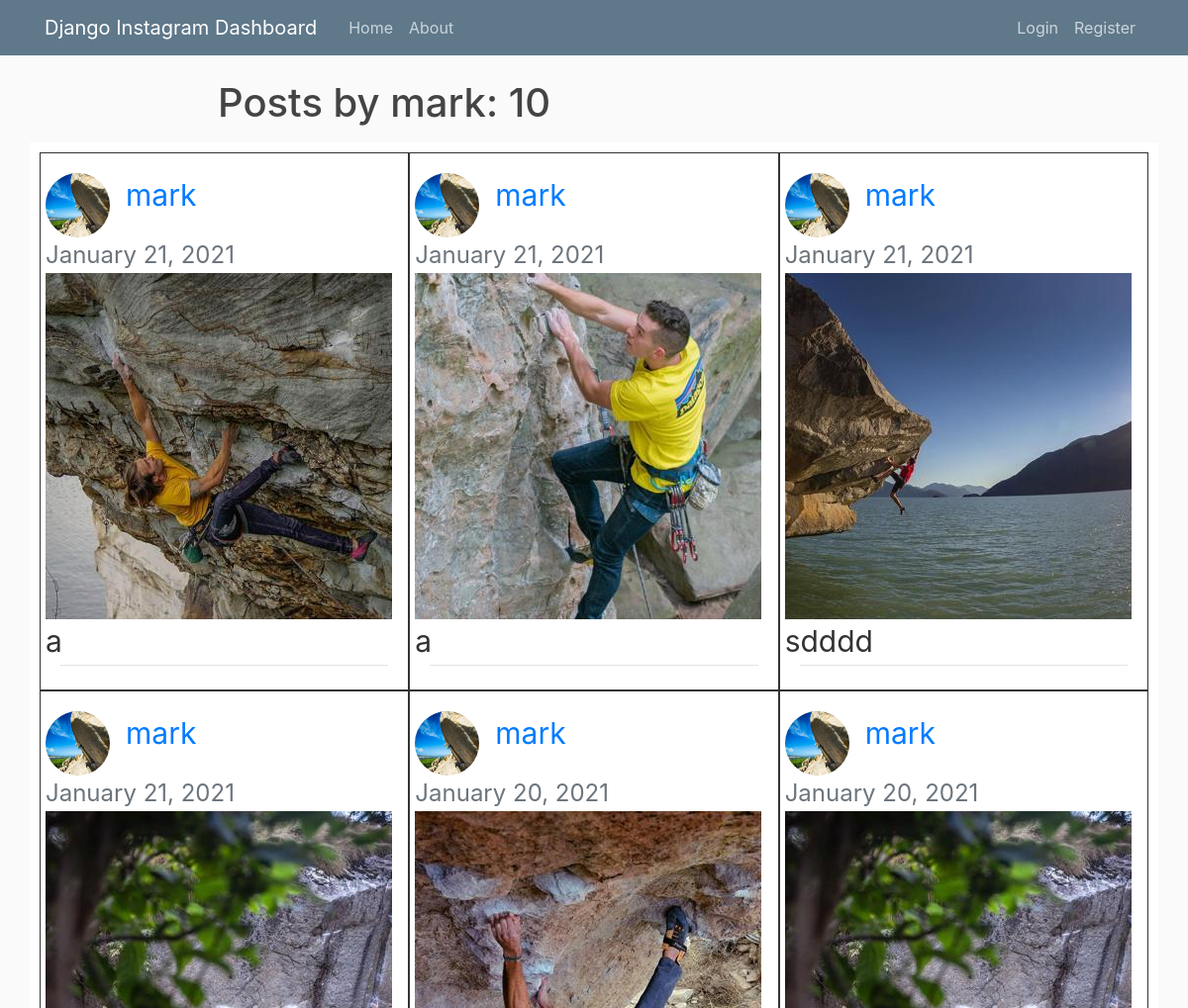
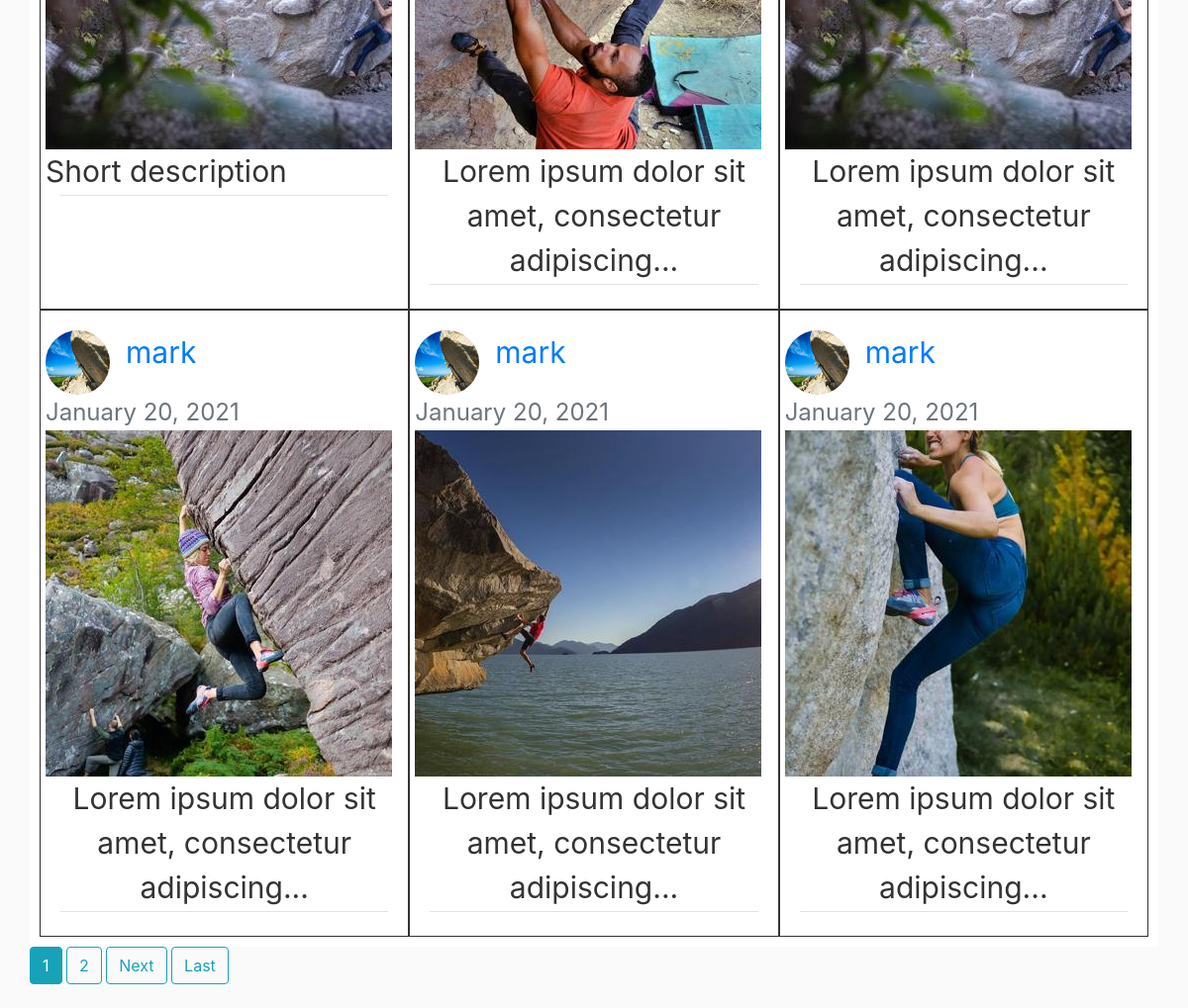
Page /user/mark on the committed database (2 pictures, top to bottom).
### blog/models.py (models this page shows, shortened)
class Post(models.Model):
    title = models.CharField(("Title"), max_length=50)
    image = models.ImageField(default='default.jpg', verbose_name='Image: JPEG, GIF, or PNG', upload_to='images')
    small_image = models.FileField(default='default.jpg')
    content = models.TextField(max_length=2200)
    date_added = models.DateTimeField(default=timezone.now)
    author = models.ForeignKey(User, on_delete=models.CASCADE)
    scheduled_date = models.DateTimeField(default=timezone.now)
    updated = models.BooleanField(default=False)
    hashtags = models.TextField(default='#hashtag', verbose_name='Hashtags: must be separated by a space',
                                validators=[RegexValidator(
                                    regex=r'^#\w+(?: #\w+)*$',
                                    message='Hashtag format invalid',
                                    code='invalid_hashtags')]
                                    )
    handles = models.TextField(default=User, verbose_name='Handles',
                              validators=[RegexValidator(
                                  regex=r'^([a-zA-Z0-9_][a-zA-Z0-9_.])*$',
                                  message='Handle(s) format invalid',
                                  code='invalid_hashtags')]
                                  )
    permission = models.BooleanField(default=False, verbose_name='By checking this box you are giving us permission you use this content')

### users/models.py (models this page shows, shortened)
class Profile(models.Model):
    user = models.OneToOneField(User, on_delete=models.CASCADE)
    image = models.ImageField(default='profile_pics/default.jpg', upload_to='profile_pics')
    handle = models.CharField(max_length=30, default='Enter your Instagram Handle here', verbose_name='Handles',
                              validators=[RegexValidator(
                                  regex=r'^([a-zA-Z0-9_][a-zA-Z0-9_.])*$',
                                  message='Handle format invalid',
                                  code='invalid_handle')]
                                  )

### blog/views.py (the view)
# urls.py: path('user/<str:username>', UserPostListView.as_view(), name='user-posts'),
class UserPostListView(ListView):
    model = Post
    template_name = 'blog/user_posts.html'
    context_object_name = 'posts'
    paginate_by = 9
    def get_queryset(self):
        user = get_object_or_404(User, username=self.kwargs.get('username'))
        return Post.objects.filter(author=user).order_by('-date_added')
    def get_context_data(self, **kwargs):
        content_length_int = 50
        content_length = ":"+str(content_length_int)
        kwargs['content_length'] = content_length
        kwargs['content_length_int'] = content_length_int
        print(kwargs)
        return super().get_context_data(**kwargs)

### blog/templates/blog/user_posts.html (shortened to what this page needs)
{% extends 'blog/base.html' %}
{% load static %}
{% block content %}
<link rel="stylesheet" type="text/css" href="{% static 'blog/home.css' %}">
    <h1 class="mb-3">Posts by {{ view.kwargs.username }}: {{ page_obj.paginator.count }}</h1>
    <div class="grid-container">
    {% for post in posts %}
        <div class="grid-item">
            <div class="article-metadata">
                <div class="column">
                    <div class="row"><img class="rounded-circle article-img" src="{{post.author.profile.image.url}}"><a class="mr-2"href="{% url 'user-posts' post.author.username %}">{{ post.author }}</a></div>
                    <div class="row"><small class="text-muted">{{ post.date_added|date:"F d, Y" }}</small></div>
                    <div class="row"><a href="{% url 'post-detail' post.id %}"><img class="img" src="{{post.small_image.url}}" ></a></div>
                    <div class="row">{{ post.content|make_list|slice:content_length|join:'' }}{% if post.content|length > content_length_int %}...{% endif %}</div>
                </div>
            </div>
        </div>
    {% endfor %}
</div>
    <div align="center">
    {% if is_paginated %}
        {% for num in page_obj.paginator.page_range %}
            {% if page_obj.number == num %}
                <a class="btn btn-info mb-4" href="?page={{ num }}">{{ num }}</a>
            {% elif num > page_obj.number|add:'-3' and num < page_obj.number|add:'3' %}
                <a class="btn btn-outline-info mb-4" href="?page={{ num }}">{{ num }}</a>
            {% endif %}
        {% endfor %}
        {% if page_obj.has_next %}
            <a class="btn btn-outline-info mb-4" href="?page={{ page_obj.next_page_number }}">Next</a>
            <a class="btn btn-outline-info mb-4" href="?page={{ page_obj.paginator.num_pages }}">Last</a>
        {% endif %}
    {% endif %}
    </div>
{% endblock content %}

### blog/static/blog/main.css (style rules this page uses)
body { background: #fafafa; color: #333333; margin-top: 5rem; }
h1, h2, h3, h4, h5, h6 { color: #444444; }
.article-img { height: 65px; width: 65px; margin-right: 16px; }
.article-metadata { padding-bottom: 1px; margin-bottom: 4px; border-bottom: 1px solid #e3e3e3 }

### blog/static/blog/home.css (style rules this page uses)
.grid-container { display: grid; grid-template-columns: auto auto auto; background-color: #ffffff; padding: 10px; }
.grid-item { background-color: rgba(255, 255, 255, 0.8); border: 1px solid rgba(0, 0, 0, 0.8); padding: 20px; font-size: 30px; text-align: center; width: 400; }

### rows in the picture
Post: author.profile.image (picture), author "mark", date_added "January 21, 2021", small_image (picture), content|make_list "a"
Post: author.profile.image (picture), author "mark", date_added "January 21, 2021", small_image (picture), content|make_list "a"
Post: author.profile.image (picture), author "mark", date_added "January 21, 2021", small_image (picture), content|make_list "sdddd"
Post: author.profile.image (picture), author "mark", date_added "January 21, 2021", small_image (picture), content|make_list "Short description"
Post: author.profile.image (picture), author "mark", date_added "January 20, 2021", small_image (picture), content|make_list "Lorem ipsum dolor sit amet, consectetur adipiscing"
Post: author.profile.image (picture), author "mark", date_added "January 20, 2021", small_image (picture), content|make_list "Lorem ipsum dolor sit amet, consectetur adipiscing"
Post: author.profile.image (picture), author "mark", date_added "January 20, 2021", small_image (picture), content|make_list "Lorem ipsum dolor sit amet, consectetur adipiscing"
Post: author.profile.image (picture), author "mark", date_added "January 20, 2021", small_image (picture), content|make_list "Lorem ipsum dolor sit amet, consectetur adipiscing"
Post: author.profile.image (picture), author "mark", date_added "January 20, 2021", small_image (picture), content|make_list "Lorem ipsum dolor sit amet, consectetur adipiscing"

### other values in the picture
{{ view.kwargs.username }} "mark"
{{ page_obj.paginator.count }} "10"
{{ num }} "1"
{{ num }} "2"
